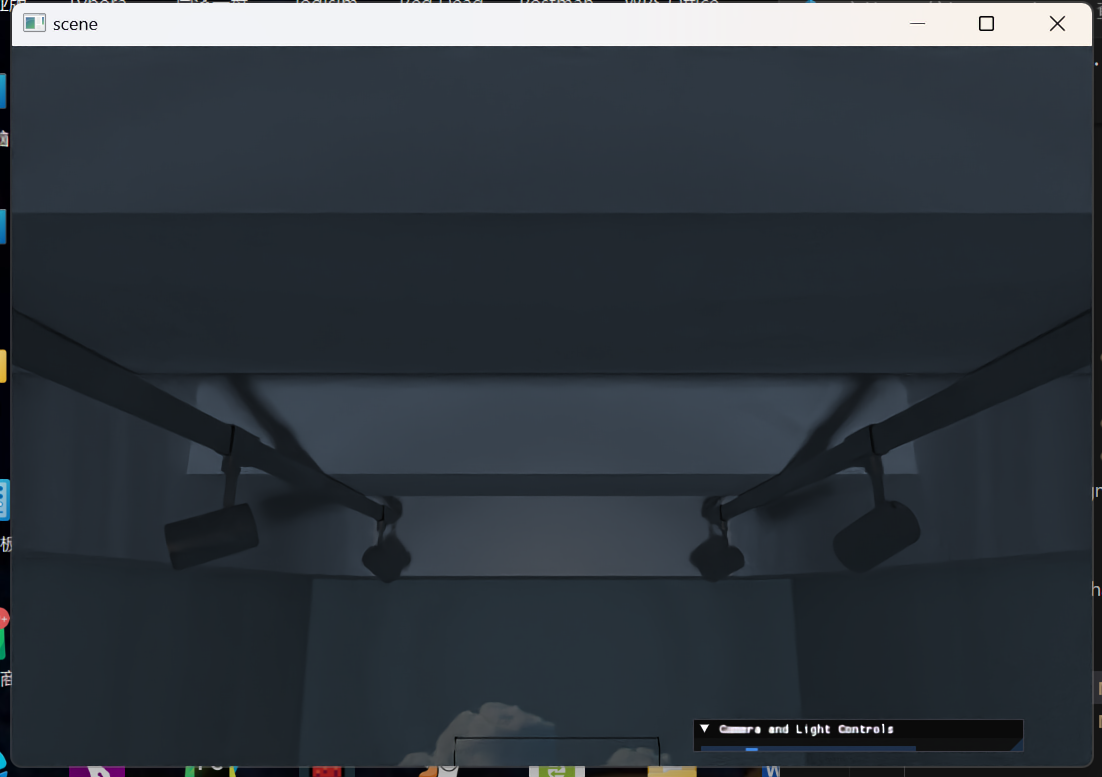
#> input picture denoised_images/1.png, 1102 x 777 px, found by its file name; its folder holds 3 pictures in this run
$ python frame2video.py
#> lines starting #> are read from the running program, lines starting #| are printed output that depends on the picture
import cv2
import os

# 设置输入和输出路径
image_folder = r'C:\Users\13294\Desktop\Denoise\denoised_images'
output_video = 'output_video.mp4'

# 视频参数
fps = 20  # 每秒帧数
frame_size = (1080 * 2, 720 * 2, )  # 设置视频分辨率 (宽, 高)，需与图片大小一致

# 获取图片文件列表并排序
images = [img for img in os.listdir(image_folder) if img.endswith(".png")]
images.sort()  # 确保按顺序读取帧

# 创建视频写入器
fourcc = cv2.VideoWriter_fourcc(*'mp4v')  # 指定视频编码
video_writer = cv2.VideoWriter(output_video, fourcc, fps, frame_size)

# 逐帧写入视频
for image in images:
    img_path = os.path.join(image_folder, image)
    frame = cv2.imread(img_path)
#> frame is the input picture: shape (777, 1102, 3); mean B, G, R 64.6, 57.3, 50

    # 检查图片是否读取成功
    if frame is None:
        print(f"Could not read image {img_path}")
        continue

    # 调整图片大小以匹配视频分辨率
    frame = cv2.resize(frame, frame_size)
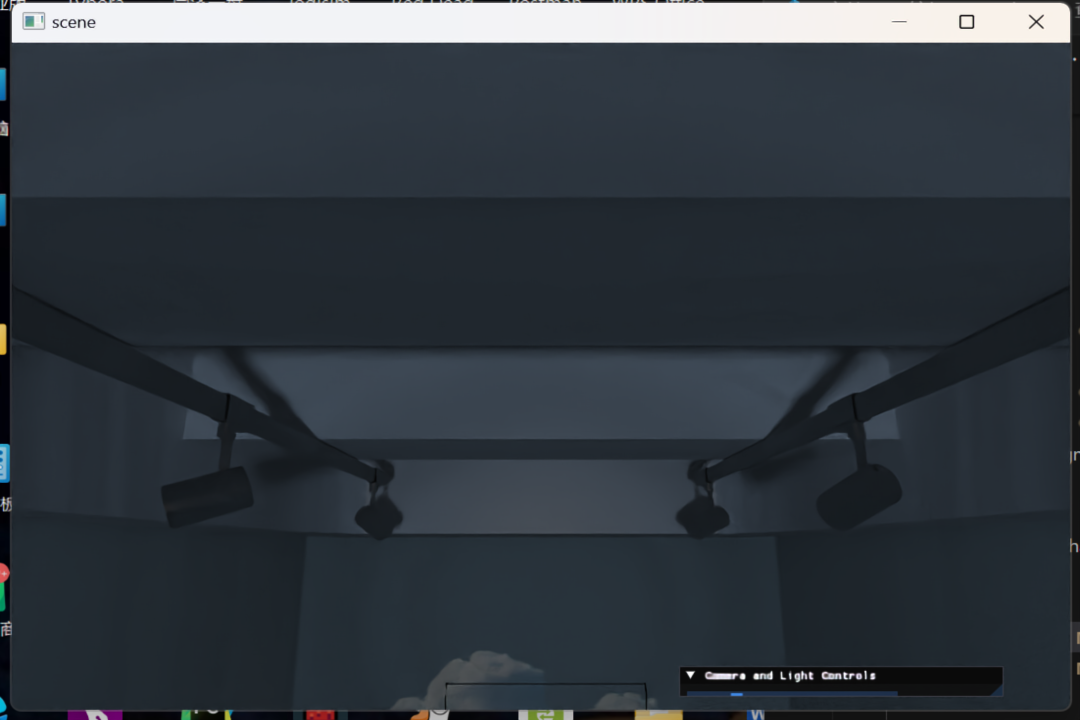
#> frame: shape (1440, 2160, 3) (shown at 1/2 size); mean B, G, R 64.5, 57.2, 50
    video_writer.write(frame)  # 写入视频帧
    print(f"Added {img_path} to video.")

# 释放视频写入器资源
video_writer.release()
print(f"Video saved as {output_video}")
